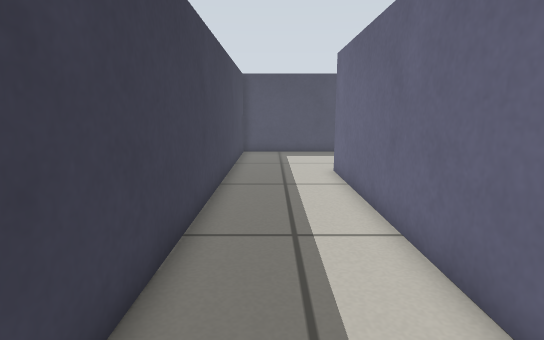
View 1 (above)

21 first-person views from a walk through a world built for the Gazebo simulator. The camera is 0.51 m above the floor, tilts 10° down and sees 80° across. The floor is counted in squares, 0.2 m on a side. Each view is taken from the middle of a square. On the plan, view 1 faces up. The plan holds only what a view shows up to about 20 squares ahead; the rest is blank.

View 2
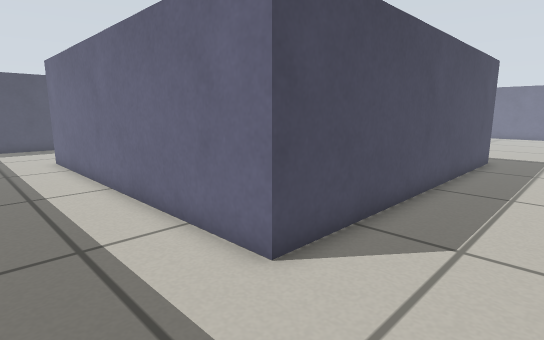

View 3
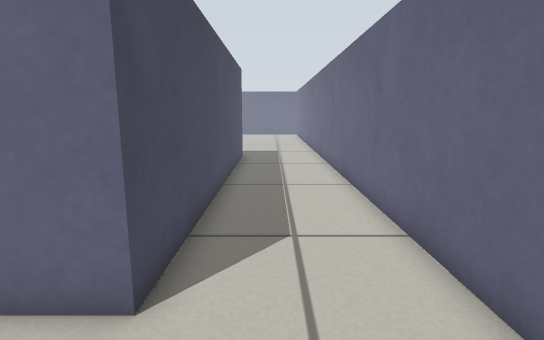

View 4
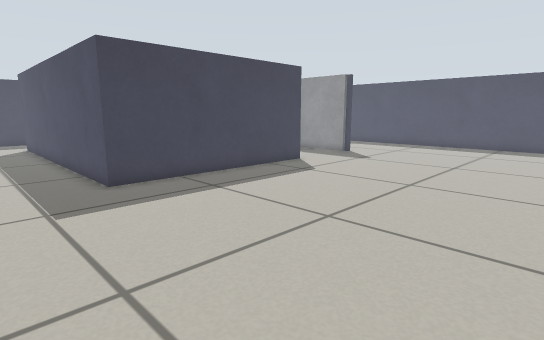

View 5
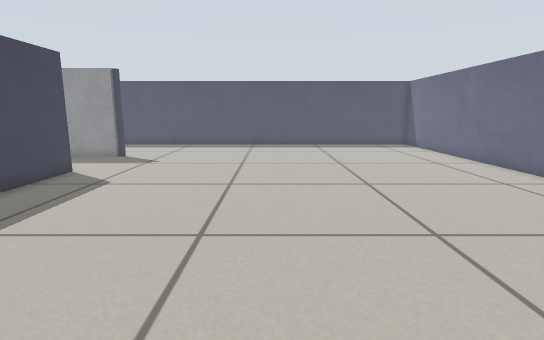

View 6
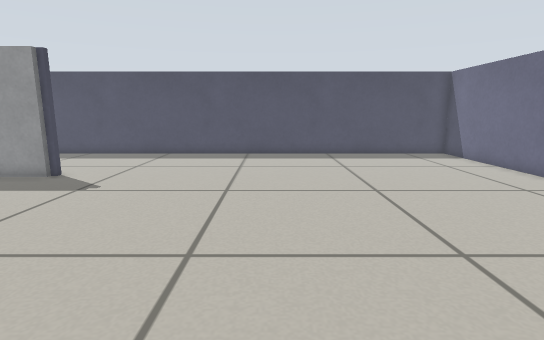

View 7
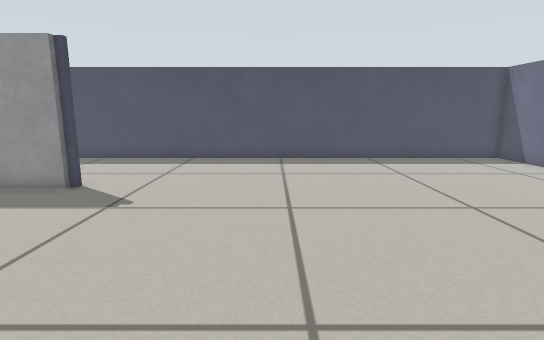

View 8
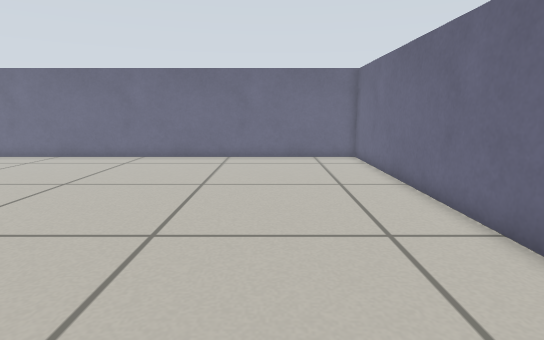

View 9
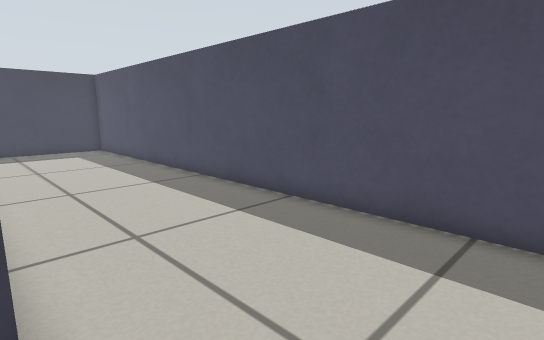

View 10
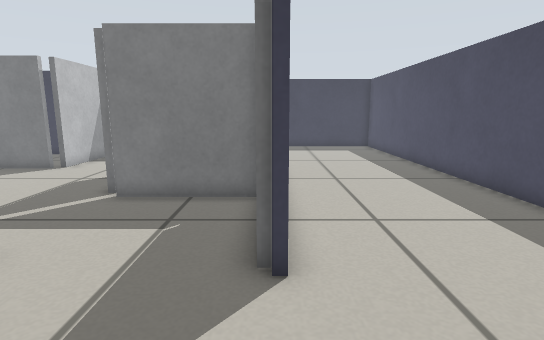

View 11
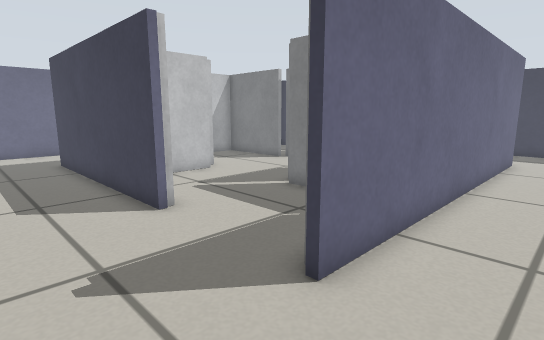

View 12
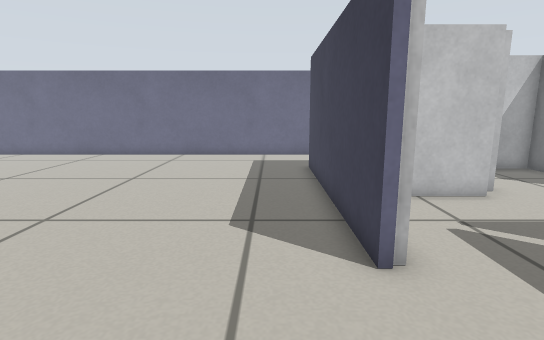

View 13
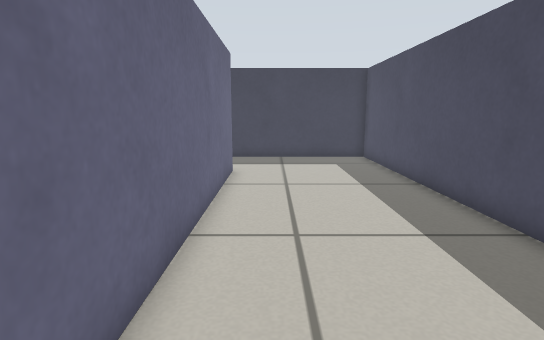

View 14
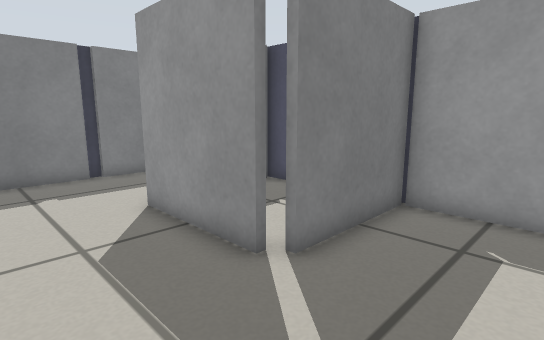

View 15
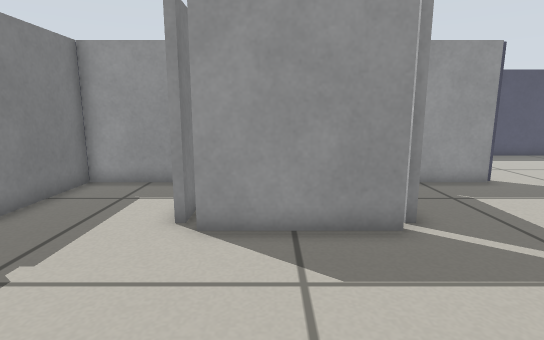

View 16
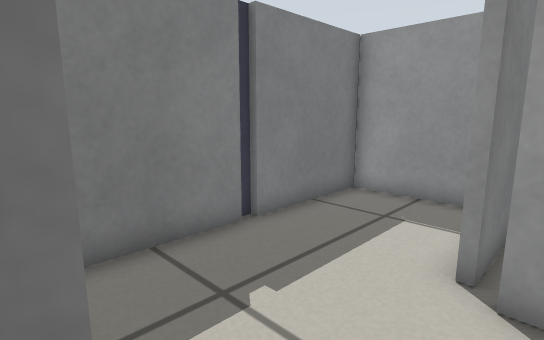

View 17
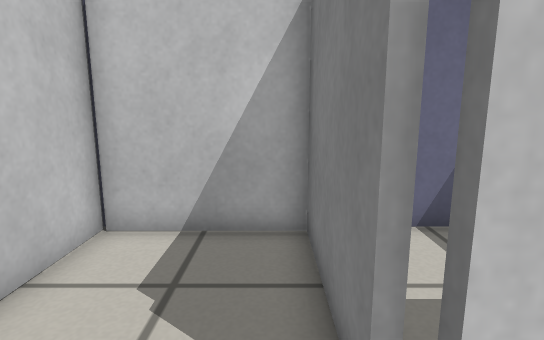

View 18
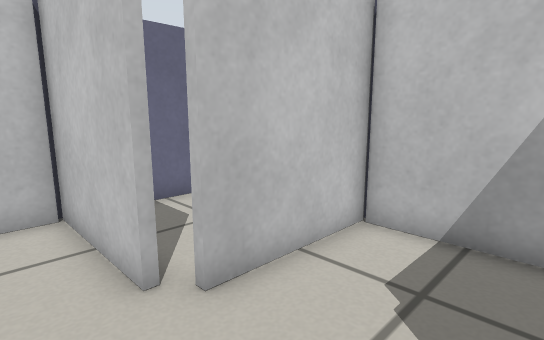

View 19
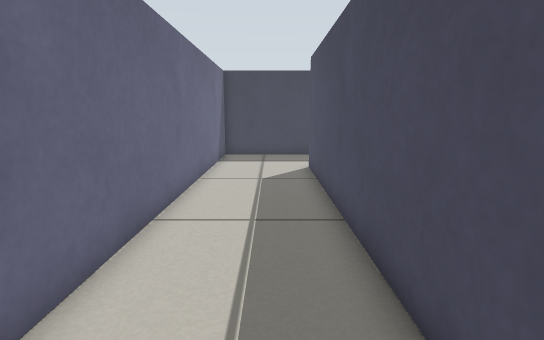

View 20
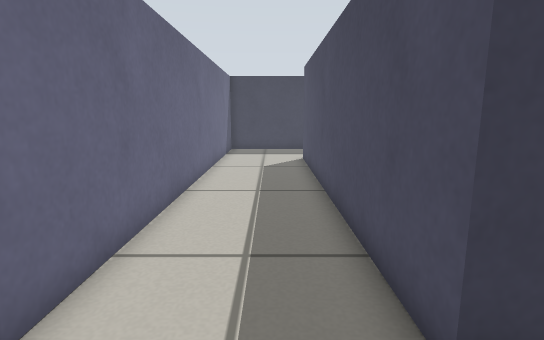

View 21
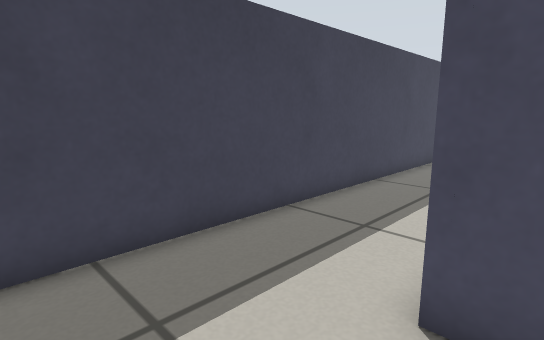

### Floor plan
Ten units are one square. View 1 is at (0, 0); x grows to the right and y downward. Boxes are objects, and circles mark ways between rooms. Rooms are numbered by the first view taken in them; rooms with no view inside come last. Other rooms are left out.
<svg viewBox="-24 -219 408 283">
<path fill="none" stroke="#000" d="M176 -90 183 -90 183 12 28 12 28 -143 183 -143 183 -140 179 -140M379 -214 -19 -214 -19 59 379 59 379 -214M132 -43 177 -43 177 -55M82 -39 82 7 127 7 127 -38M129 -87 82 -87M32 -88 32 -52M30 -92 30 -88M42 -43 79 -43M68 -138 32 -138 32 -91M180 -138 134 -138 134 -91"/>
<circle cx="180" cy="-115" r="3" fill="#2a7"/>
<circle cx="130" cy="-65" r="3" fill="#2a7"/>
<circle cx="155" cy="-90" r="3" fill="#2a7"/>
<circle cx="80" cy="-65" r="3" fill="#2a7"/>
<text x="200" y="-80">1</text>
<text x="150" y="-70">2</text>
<text x="110" y="-40">3</text>
<text x="50" y="-90">4</text>
<text x="150" y="-120">5</text>
</svg>
Room 1 opens to room 5. Room 2 opens to room 3. Room 2 opens to room 5. Room 3 opens to room 4.

Where each view was taken, in squares from view 1:
view 1: 0 up, 0 right, facing up
view 2: 5 down, 1 left, facing up-right
view 3: 3 down, 1 left, facing right
view 4: 5 down, 30 right, facing up-left
view 5: 5 down, 27 right, facing up
view 6: 1 up, 27 right, facing up
view 7: 3 up, 25 right, facing up
view 8: 1 down, 19 right, facing right
view 9: 14 up, 22 right, facing up-left
view 10: 14 up, 23 right, facing left
view 11: 17 up, 22 right, facing down-left
view 12: 14 up, 20 right, facing down
view 13: 16 up, 17 right, facing left
view 14: 5 up, 17 right, facing up-left
view 15: 2 up, 10 right, facing up
view 16: 4 up, 9 right, facing up-left
view 17: 6 up, 9 right, facing down
view 18: 6 up, 9 right, facing down-right
view 19: 3 down, 18 right, facing left
view 20: 3 down, 21 right, facing left
view 21: 5 down, 4 right, facing up-left
